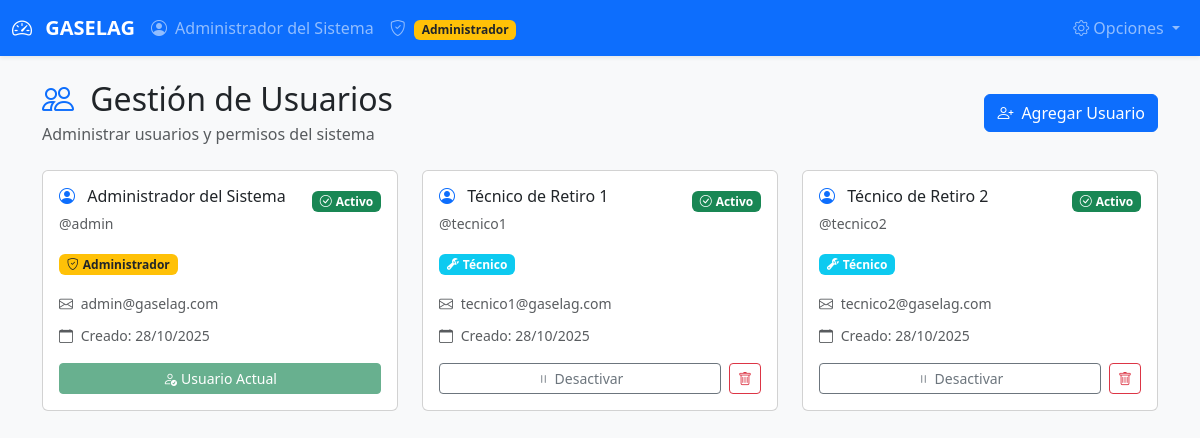
The page /pages/gestion_usuarios.php (signed in) on the database as committed earlier.
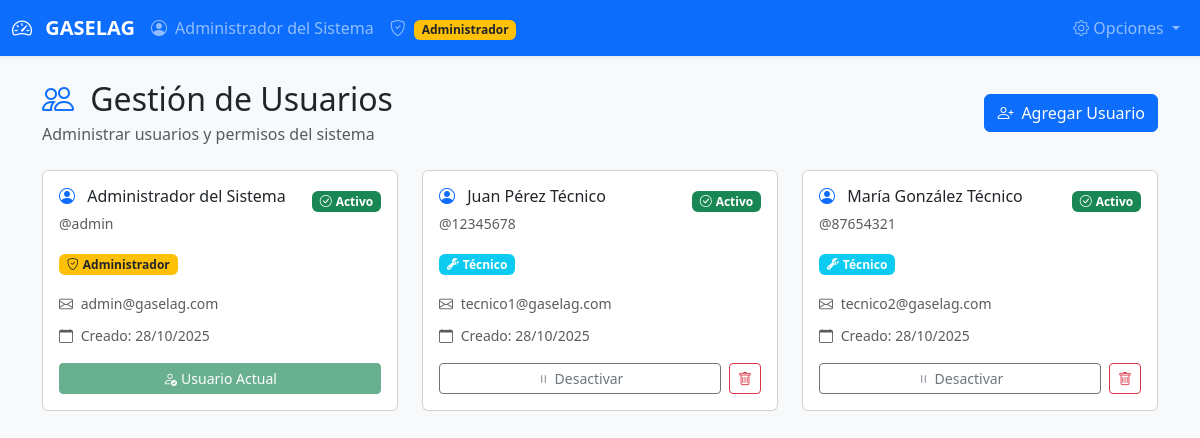
The same page on the database as committed later.
### tables this page shows
CREATE TABLE IF NOT EXISTS usuarios (
    id INT AUTO_INCREMENT PRIMARY KEY,
    username VARCHAR(50) NOT NULL UNIQUE,
    password VARCHAR(255) NOT NULL,
    nombre_completo VARCHAR(100) NOT NULL,
    email VARCHAR(100),
    rol ENUM('admin', 'user') NOT NULL DEFAULT 'user',
    estado ENUM('activo', 'inactivo') NOT NULL DEFAULT 'activo',
    ultimo_login TIMESTAMP NULL,
    last_activity TIMESTAMP NULL,
    
     
    intentos_fallidos INT DEFAULT 0,
    bloqueado_hasta TIMESTAMP NULL,
    ultimo_intento TIMESTAMP NULL,
    force_password_change BOOLEAN DEFAULT FALSE,
    password_changed_at TIMESTAMP NULL,
    session_timeout INT DEFAULT 7200,  
    
    created_at TIMESTAMP DEFAULT CURRENT_TIMESTAMP,
    updated_at TIMESTAMP DEFAULT CURRENT_TIMESTAMP ON UPDATE CURRENT_TIMESTAMP,
    INDEX idx_username (username),
    INDEX idx_rol (rol),
    INDEX idx_estado (estado),
    INDEX idx_bloqueado_hasta (bloqueado_hasta)
);

### config/database.php (called while the page is built, shortened)
<?php
function getConnection() {
    try {
        $dsn = "mysql:host=" . DB_HOST . ";port=" . DB_PORT . ";dbname=" . DB_NAME . ";charset=" . DB_CHARSET;
        $options = [
            PDO::ATTR_ERRMODE => PDO::ERRMODE_EXCEPTION,
            PDO::ATTR_DEFAULT_FETCH_MODE => PDO::FETCH_ASSOC,
            PDO::ATTR_EMULATE_PREPARES => false,
        ];
        $pdo = new PDO($dsn, DB_USER, DB_PASS, $options);
        return $pdo;
    } catch (PDOException $e) {
        die("Error de conexión: " . $e->getMessage());
    }
}
function getCurrentUser() {
    $pdo = getConnection();
    try {
        $sql = "SELECT id, username, nombre_completo, email, rol, estado, ultimo_login
                FROM usuarios WHERE id = :id";
        $stmt = $pdo->prepare($sql);
        $stmt->bindParam(':id', $_SESSION['user_id']);
        $stmt->execute();
        return $stmt->fetch();
    } catch (PDOException $e) {
        error_log("Error al obtener usuario: " . $e->getMessage());
        return null;
    }
}
?>

### pages/gestion_usuarios.php (the view, shortened to what this page needs)
<?php
require_once '../config/database.php';
$currentUser = getCurrentUser();
$pdo = getConnection();
try {
    $sql = "SELECT id, username, nombre_completo, email, rol, estado, ultimo_login, created_at
            FROM usuarios ORDER BY nombre_completo";
    $stmt = $pdo->prepare($sql);
    $stmt->execute();
    $usuarios = $stmt->fetchAll();
} catch (PDOException $e) {
    $error = "Error al obtener usuarios: " . $e->getMessage();
    $usuarios = [];
}
?>
<!DOCTYPE html>
<html lang="es">
<head>
    <link href="https://cdn.jsdelivr.net/npm/bootstrap@5.3.0/dist/css/bootstrap.min.css" rel="stylesheet">
    <link href="https://cdn.jsdelivr.net/npm/bootstrap-icons@1.10.0/font/bootstrap-icons.css" rel="stylesheet">
</head>
<body class="bg-light">
    <nav class="navbar navbar-expand-lg navbar-dark bg-primary shadow-sm">
        <div class="container-fluid">
            <a class="navbar-brand fw-bold" href="../index.php">
                <i class="bi bi-speedometer2 me-2"></i>
                GASELAG
            </a>
            <div class="collapse navbar-collapse" id="navbarNav">
                <ul class="navbar-nav me-auto">
                    <li class="nav-item">
                        <span class="navbar-text">
                            <i class="bi bi-person-circle me-1"></i>
                            <?php echo htmlspecialchars($currentUser['nombre_completo']); ?>
                        </span>
                    </li>
                    <li class="nav-item">
                        <span class="navbar-text">
                            <i class="bi bi-shield-check ms-3 me-1"></i>
                            <span class="badge bg-warning text-dark">Administrador</span>
                        </span>
                    </li>
                </ul>
                <ul class="navbar-nav">
                    <li class="nav-item dropdown">
                        <a class="nav-link dropdown-toggle" href="#" role="button" data-bs-toggle="dropdown">
                            <i class="bi bi-gear me-1"></i>Opciones
                        </a>
                    </li>
                </ul>
            </div>
        </div>
    </nav>
    <div class="container py-4">
        <div class="row mb-4">
            <div class="col-12">
                <div class="d-flex justify-content-between align-items-center">
                    <div>
                        <h2 class="mb-1">
                            <i class="bi bi-people text-primary me-2"></i>
                            Gestión de Usuarios
                        </h2>
                        <p class="text-muted mb-0">Administrar usuarios y permisos del sistema</p>
                    </div>
                    <button class="btn btn-primary" data-bs-toggle="modal" data-bs-target="#addUserModal">
                        <i class="bi bi-person-plus me-2"></i>Agregar Usuario
                    </button>
                </div>
            </div>
        </div>
        <div class="row">
            <?php foreach ($usuarios as $usuario): ?>
                <div class="col-md-6 col-lg-4 mb-4">
                    <div class="card user-card h-100">
                        <div class="card-body">
                            <div class="d-flex align-items-start justify-content-between mb-3">
                                <div class="flex-grow-1">
                                    <h6 class="card-title mb-1">
                                        <i class="bi bi-person-circle text-primary me-2"></i>
                                        <?php echo htmlspecialchars($usuario['nombre_completo']); ?>
                                    </h6>
                                    <small class="text-muted">@<?php echo htmlspecialchars($usuario['username']); ?></small>
                                </div>
                                <div class="text-end">
                                    <?php if ($usuario['estado'] === 'activo'): ?>
                                        <span class="badge bg-success status-badge">
                                            <i class="bi bi-check-circle me-1"></i>Activo
                                        </span>
                                    <?php else: ?>
                                        <span class="badge bg-secondary status-badge">
                                            <i class="bi bi-x-circle me-1"></i>Inactivo
                                        </span>
                                    <?php endif; ?>
                                </div>
                            </div>
                            <div class="mb-3">
                                <?php if ($usuario['rol'] === 'admin'): ?>
                                    <span class="badge bg-warning text-dark role-badge me-1">
                                        <i class="bi bi-shield-check me-1"></i>Administrador
                                    </span>
                                <?php else: ?>
                                    <span class="badge bg-info role-badge me-1">
                                        <i class="bi bi-wrench-adjustable me-1"></i>Técnico
                                    </span>
                                <?php endif; ?>
                            </div>
                            <?php if ($usuario['email']): ?>
                                <div class="mb-2">
                                    <small class="text-muted">
                                        <i class="bi bi-envelope me-1"></i>
                                        <?php echo htmlspecialchars($usuario['email']); ?>
                                    </small>
                                </div>
                            <?php endif; ?>
                            <div class="mb-2">
                                <small class="text-muted">
                                    <i class="bi bi-calendar me-1"></i>
                                    Creado: <?php echo date('d/m/Y', strtotime($usuario['created_at'])); ?>
                                </small>
                            </div>
                            <div class="d-flex gap-2 mt-3">
                                <?php if ($usuario['id'] !== $currentUser['id']): ?>
                                    <button class="btn btn-sm btn-outline-secondary flex-grow-1"
                                            onclick="toggleUserStatus(<?php echo $usuario['id']; ?>, '<?php echo $usuario['estado']; ?>')">
                                        <?php if ($usuario['estado'] === 'activo'): ?>
                                            <i class="bi bi-pause me-1"></i>Desactivar
                                        <?php else: ?>
                                            <i class="bi bi-play me-1"></i>Activar
                                        <?php endif; ?>
                                    </button>
                                    <button class="btn btn-sm btn-outline-danger"
                                            onclick="deleteUser(<?php echo $usuario['id']; ?>, '<?php echo htmlspecialchars($usuario['nombre_completo']); ?>')">
                                        <i class="bi bi-trash"></i>
                                    </button>
                                <?php else: ?>
                                    <button class="btn btn-sm btn-success flex-grow-1" disabled>
                                        <i class="bi bi-person-check me-1"></i>Usuario Actual
                                    </button>
                                <?php endif; ?>
                            </div>
                        </div>
                    </div>
                </div>
            <?php endforeach; ?>
        </div>
    </div>
</body>
</html>

### pages/gestion_usuarios.php (style rules this page uses)
.user-card { transition: box-shadow 0.2s; }
.status-badge { font-size: 0.75rem; }
.role-badge { font-size: 0.75rem; }

Rows that differ between the two databases and show on the page:
changed usuarios "tecnico1@gaselag.com": nombre_completo "Técnico de Retiro 1" → "Juan Pérez Técnico"; username "tecnico1" → "12345678"
changed usuarios "tecnico2@gaselag.com": nombre_completo "Técnico de Retiro 2" → "María González Técnico"; username "tecnico2" → "87654321"
